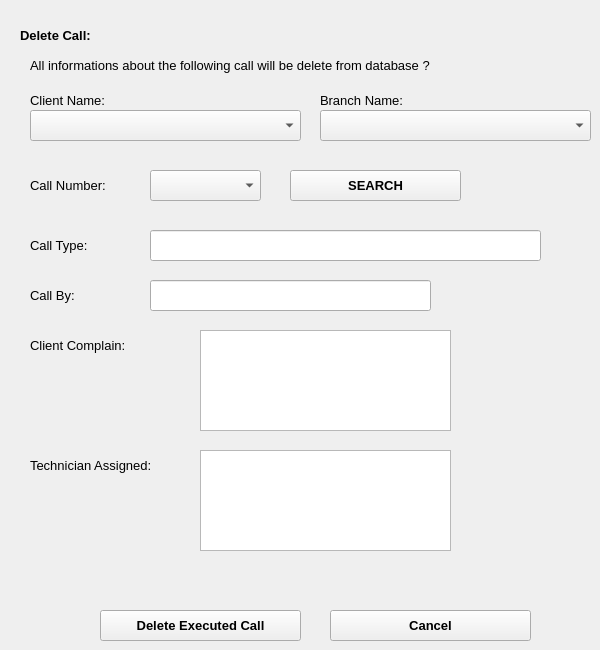
   <widget class="QWidget" name="tab_21">
    <attribute name="title">
     <string>Delete Calls</string>
    </attribute>
    <widget class="QLineEdit" name="lineEdit_18">
     <property name="geometry">
      <rect>
       <x>150</x>
       <y>280</y>
       <width>281</width>
       <height>31</height>
      </rect>
     </property>
     <property name="font">
      <font>
       <family>Segoe UI</family>
       <pointsize>10</pointsize>
      </font>
     </property>
    </widget>
    <widget class="QComboBox" name="callnumdel">
     <property name="geometry">
      <rect>
       <x>150</x>
       <y>170</y>
       <width>111</width>
       <height>31</height>
      </rect>
     </property>
     <property name="font">
      <font>
       <family>Segoe UI</family>
       <pointsize>10</pointsize>
      </font>
     </property>
    </widget>
    <widget class="QComboBox" name="branchcoboxnamedel">
     <property name="geometry">
      <rect>
       <x>320</x>
       <y>110</y>
       <width>271</width>
       <height>31</height>
      </rect>
     </property>
     <property name="font">
      <font>
       <family>Segoe UI</family>
       <pointsize>10</pointsize>
      </font>
     </property>
    </widget>
    <widget class="QLabel" name="label_182">
     <property name="geometry">
      <rect>
       <x>30</x>
       <y>170</y>
       <width>111</width>
       <height>31</height>
      </rect>
     </property>
     <property name="font">
      <font>
       <family>Segoe UI</family>
       <pointsize>10</pointsize>
      </font>
     </property>
     <property name="text">
      <string>Call Number:</string>
     </property>
    </widget>
    <widget class="QComboBox" name="clientcoboxnamedel">
     <property name="geometry">
      <rect>
       <x>30</x>
       <y>110</y>
       <width>271</width>
       <height>31</height>
      </rect>
     </property>
     <property name="font">
      <font>
       <family>Segoe UI</family>
       <pointsize>10</pointsize>
      </font>
     </property>
    </widget>
    <widget class="QLineEdit" name="lineEdit_19">
     <property name="geometry">
      <rect>
       <x>150</x>
       <y>230</y>
       <width>391</width>
       <height>31</height>
      </rect>
     </property>
     <property name="font">
      <font>
       <family>Segoe UI</family>
       <pointsize>10</pointsize>
      </font>
     </property>
    </widget>
    <widget class="QLabel" name="label_183">
     <property name="geometry">
      <rect>
       <x>320</x>
       <y>90</y>
       <width>121</width>
       <height>20</height>
      </rect>
     </property>
     <property name="font">
      <font>
       <family>Segoe UI</family>
       <pointsize>10</pointsize>
      </font>
     </property>
     <property name="text">
      <string>Branch Name:</string>
     </property>
    </widget>
    <widget class="QTextEdit" name="textEdit_3">
     <property name="geometry">
      <rect>
       <x>200</x>
       <y>450</y>
       <width>251</width>
       <height>101</height>
      </rect>
     </property>
     <property name="font">
      <font>
       <family>Segoe UI</family>
       <pointsize>10</pointsize>
      </font>
     </property>
    </widget>
    <widget class="QLabel" name="label_184">
     <property name="geometry">
      <rect>
       <x>30</x>
       <y>280</y>
       <width>61</width>
       <height>31</height>
      </rect>
     </property>
     <property name="font">
      <font>
       <family>Segoe UI</family>
       <pointsize>10</pointsize>
      </font>
     </property>
     <property name="text">
      <string>Call By:</string>
     </property>
    </widget>
    <widget class="QLabel" name="label_185">
     <property name="geometry">
      <rect>
       <x>30</x>
       <y>50</y>
       <width>541</width>
       <height>31</height>
      </rect>
     </property>
     <property name="font">
      <font>
       <family>Segoe UI</family>
       <pointsize>10</pointsize>
      </font>
     </property>
     <property name="text">
      <string>All informations about the following call will be delete from database ?</string>
     </property>
    </widget>
    <widget class="QTextEdit" name="textEdit_5">
     <property name="geometry">
      <rect>
       <x>200</x>
       <y>330</y>
       <width>251</width>
       <height>101</height>
      </rect>
     </property>
     <property name="font">
      <font>
       <family>Segoe UI</family>
       <pointsize>10</pointsize>
      </font>
     </property>
    </widget>
    <widget class="QLabel" name="label_186">
     <property name="geometry">
      <rect>
       <x>100</x>
       <y>560</y>
       <width>431</width>
       <height>31</height>
      </rect>
     </property>
     <property name="font">
      <font>
       <family>Segoe UI</family>
       <pointsize>10</pointsize>
      </font>
     </property>
     <property name="styleSheet">
      <string notr="true">color:rgb(255, 0, 0);</string>
     </property>
     <property name="text">
      <string/>
     </property>
    </widget>
    <widget class="QLabel" name="label_187">
     <property name="geometry">
      <rect>
       <x>20</x>
       <y>20</y>
       <width>101</width>
       <height>31</height>
      </rect>
     </property>
     <property name="font">
      <font>
       <family>Segoe UI</family>
       <pointsize>10</pointsize>
       <weight>75</weight>
       <bold>true</bold>
      </font>
     </property>
     <property name="text">
      <string>Delete Call:</string>
     </property>
    </widget>
    <widget class="QLabel" name="label_188">
     <property name="geometry">
      <rect>
       <x>30</x>
       <y>90</y>
       <width>111</width>
       <height>20</height>
      </rect>
     </property>
     <property name="font">
      <font>
       <family>Segoe UI</family>
       <pointsize>10</pointsize>
      </font>
     </property>
     <property name="text">
      <string>Client Name:</string>
     </property>
    </widget>
    <widget class="QPushButton" name="canceldelcall">
     <property name="geometry">
      <rect>
       <x>330</x>
       <y>610</y>
       <width>201</width>
       <height>31</height>
      </rect>
     </property>
     <property name="font">
      <font>
       <family>Segoe UI</family>
       <pointsize>10</pointsize>
       <weight>75</weight>
       <bold>true</bold>
      </font>
     </property>
     <property name="text">
      <string>Cancel</string>
     </property>
    </widget>
    <widget class="QLabel" name="label_189">
     <property name="geometry">
      <rect>
       <x>30</x>
       <y>230</y>
       <width>81</width>
       <height>31</height>
      </rect>
     </property>
     <property name="font">
      <font>
       <family>Segoe UI</family>
       <pointsize>10</pointsize>
      </font>
     </property>
     <property name="text">
      <string>Call Type:</string>
     </property>
    </widget>
    <widget class="QLabel" name="label_190">
     <property name="geometry">
      <rect>
       <x>30</x>
       <y>330</y>
       <width>131</width>
       <height>31</height>
      </rect>
     </property>
     <property name="font">
      <font>
       <family>Segoe UI</family>
       <pointsize>10</pointsize>
      </font>
     </property>
     <property name="text">
      <string>Client Complain:</string>
     </property>
    </widget>
    <widget class="QPushButton" name="searchbutdel">
     <property name="geometry">
      <rect>
       <x>290</x>
       <y>170</y>
       <width>171</width>
       <height>31</height>
      </rect>
     </property>
     <property name="font">
      <font>
       <family>Segoe UI</family>
       <pointsize>10</pointsize>
       <weight>75</weight>
       <bold>true</bold>
      </font>
     </property>
     <property name="text">
      <string>SEARCH</string>
     </property>
    </widget>
    <widget class="QPushButton" name="deleteexecutedcall_2">
     <property name="geometry">
      <rect>
       <x>100</x>
       <y>610</y>
       <width>201</width>
       <height>31</height>
      </rect>
     </property>
     <property name="font">
      <font>
       <family>Segoe UI</family>
       <pointsize>10</pointsize>
       <weight>75</weight>
       <bold>true</bold>
      </font>
     </property>
     <property name="text">
      <string>Delete Executed Call</string>
     </property>
    </widget>
    <widget class="QLabel" name="label_191">
     <property name="geometry">
      <rect>
       <x>30</x>
       <y>450</y>
       <width>161</width>
       <height>31</height>
      </rect>
     </property>
     <property name="font">
      <font>
       <family>Segoe UI</family>
       <pointsize>10</pointsize>
      </font>
     </property>
     <property name="text">
      <string>Technician Assigned:</string>
     </property>
    </widget>
   </widget>
